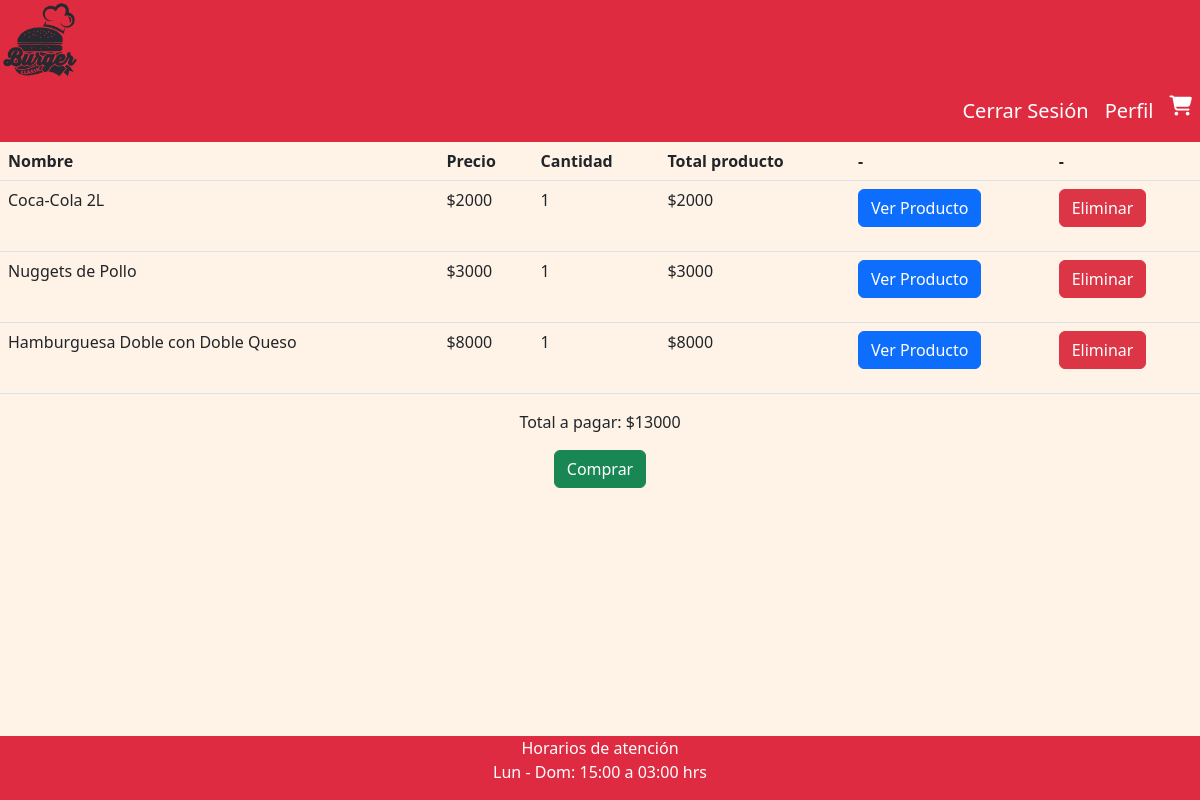
/carrito.php (signed in), run on the app's committed database.
### tables this page shows
CREATE TABLE `carrito` (
  `id` int(11) NOT NULL,
  `run_usuario` varchar(10) NOT NULL,
  `codigo_producto` int(5) NOT NULL,
  `cantidad` int(11) NOT NULL
);

CREATE TABLE `productos` (
  `codigo` int(5) NOT NULL,
  `nombre` varchar(100) NOT NULL,
  `precio` int(5) NOT NULL,
  `tipo` varchar(30) NOT NULL,
  `imagen` longblob NOT NULL,
  `descripcion` varchar(150) NOT NULL
);

### conexion.php (the view, shortened to what this page needs)
<html lang="es">
<head>
    <link href="https://cdn.jsdelivr.net/npm/bootstrap@5.2.0-beta1/dist/css/bootstrap.min.css" rel="stylesheet">
</head>
<?php
function conexion(){
    $servidor = "localhost";
    $usuario = "root";
    $password = "";
    $nombreBD = "proyecto_hamburgueseria";
    $conn = mysqli_connect($servidor, $usuario, $password, $nombreBD);
    if ($conn->connect_error){
        die("Conexion fallida: " . $conn->connect_error);
    }else{
        return $conn;
    }
}
    ?>
    <?php
function mostrarCarrito($run){
    $conn = conexion();
    if($conn != false){
        $sql = "SELECT * FROM carrito JOIN productos ON carrito.codigo_producto = productos.codigo WHERE carrito.run_usuario = '$run'";
        $resultados = mysqli_query($conn, $sql);
        if(mysqli_num_rows($resultados) > 0){
            echo "
                <table class= table table-bordered;>
                <thead>
                    <tr>
                        <th>Nombre</th>
                        <th>Precio</th>
                        <th>Cantidad</th>
                        <th>Total producto</th>
                        <th>-</th>
                        <th>-</th>
                    </tr>
                </thead>
            <tbody>";
            $total = 0;
            while($fila = mysqli_fetch_assoc($resultados)){
                $codigo = $fila['codigo_producto'];
                $acumulado = $fila['precio'] * $fila['cantidad'];
                $total += $acumulado;
                echo "
                    <tr>
                        <td>".$fila['nombre']."</td>
                        <td>$".$fila['precio']."</td>
                        <td>".$fila['cantidad']."</td>
                        <td>$".$acumulado."</td>
                        <td>
                        <a href='producto.php?id=$codigo'><button class='btn btn-primary'>Ver Producto</button></a></td>
                        <td>
                        <form action='eliminarcarrito.php' method='post'>
                        <input type='hidden' name='codigo' value='".$codigo."'>
                        <input type='hidden' name='run' value='".$run."'>
                        <button class='btn btn-danger'>Eliminar</button>
                        </form></td>
                    </tr>
                ";
            }
            echo "</tbody>
            </table>
            <div style='text-align:center'>
            <p>Total a pagar: $".$total."</p>
            <button onclick='popup()' type='button' class='btn btn-success' id='basic-success-trigger'>Comprar</button>
            </div>
            ";
        }
    }
}
?>
</html>

### carrito.php (shortened to what this page needs)
<html lang="es">
<head>
    <link href="https://cdn.jsdelivr.net/npm/bootstrap@5.2.0-beta1/dist/css/bootstrap.min.css" rel="stylesheet">
    <link href="css/flexslider.css" rel="stylesheet">
    <link href="css/plantilla.css" rel="stylesheet">
</head>
<body class="cuerpo">
  <header class="header">
    <div class="logo">
      <a href="index.php"><img src="img/logo.png" alt="Logo" height="80"></a>
    </div>
    <nav class="navbar navbar-expand-lg navbar-light bg-red">
      <?php
        require_once("conexion.php");
        if($_SESSION != null){
      ?>
        <ul class="navbar-nav ms-auto">
          <li class="nav-item active">
            <a class="nav-link" href="cerrarsesion.php">Cerrar Sesión</span></a>
          </li>
          <li class="nav-item active">
            <a class="nav-link" href="perfil.php">Perfil</span></a>
          </li>
          <li class="nav-item active">
            <a class="nav-link" href="carrito.php"><i class="fa-solid fa-cart-shopping"></i></span></a>
          </li>
        </ul>
      <?php
        }
      ?>
    </nav>
  </header>
<?php
if($_SESSION != null)
      $run = $_SESSION['run'];
      mostrarCarrito($run);
?>
<footer class="footer">
    <div class="informacion">
      <p>
        Horarios de atención<br/>
        Lun - Dom: 15:00 a 03:00 hrs<br />
      </p>
    </div>
  </footer>
</body>
</html>

### css/plantilla.css (style rules this page uses)
.cuerpo { margin: auto; padding: auto; background-color: #FFF3E8; }
.header { background: #df2b40; z-index: 5; width: 100%; text-align: right; font-size: 20px; }
.logo { text-align: center; width: 80px; float: center; }
.footer { width: 100%; background: #df2b42; bottom: 0; display: flex; position: fixed; }
.informacion { color: white; text-align: center; margin: auto; display: flex; align-items: center; }
.navbar-light .navbar-nav .nav-link { color:white; }

### data on the page
carrito: codigo_producto.nombre "Coca-Cola 2L", codigo_producto.precio "2000", cantidad "1"
carrito: codigo_producto.nombre "Nuggets de Pollo", codigo_producto.precio "3000", cantidad "1"
carrito: codigo_producto.nombre "Hamburguesa Doble con Doble Queso", codigo_producto.precio "8000", cantidad "1"

### other printed values
$total "13000"
